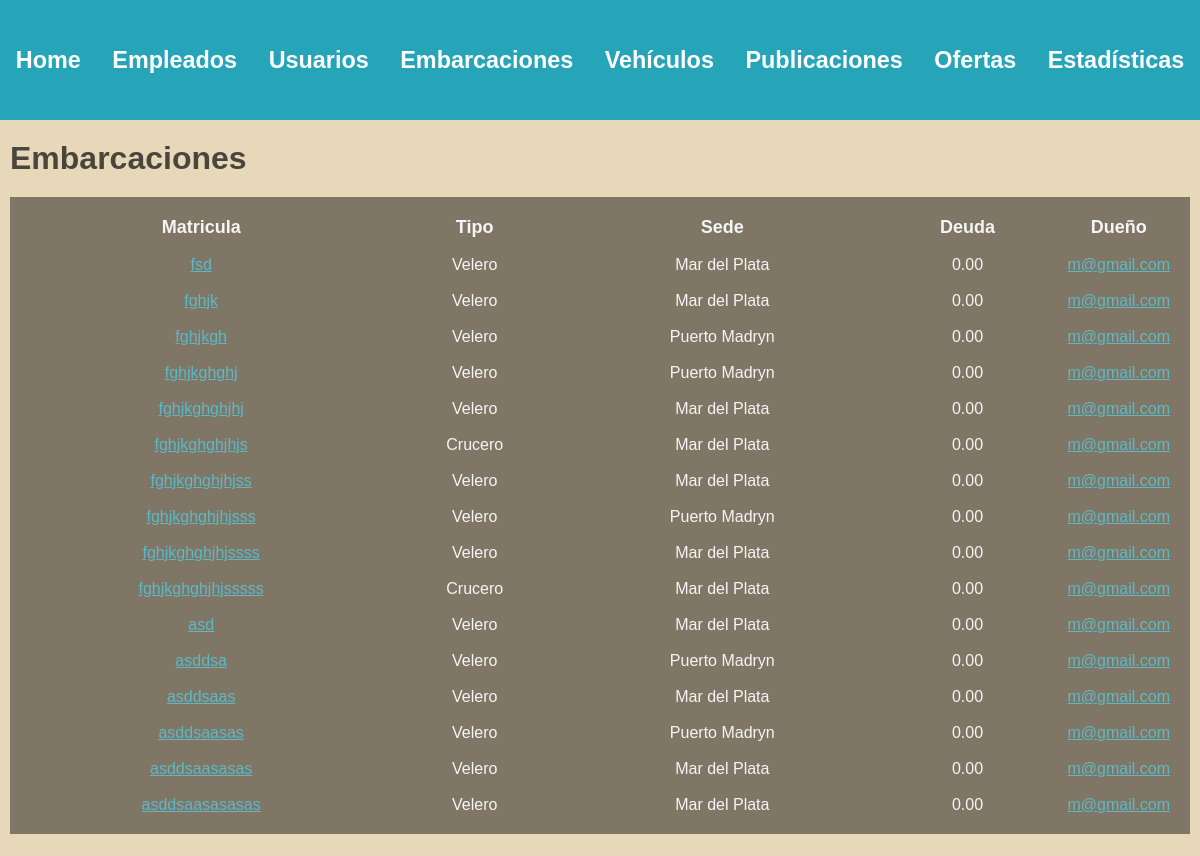
Before: /administracion/embarcaciones/ (signed in) with the older database file.
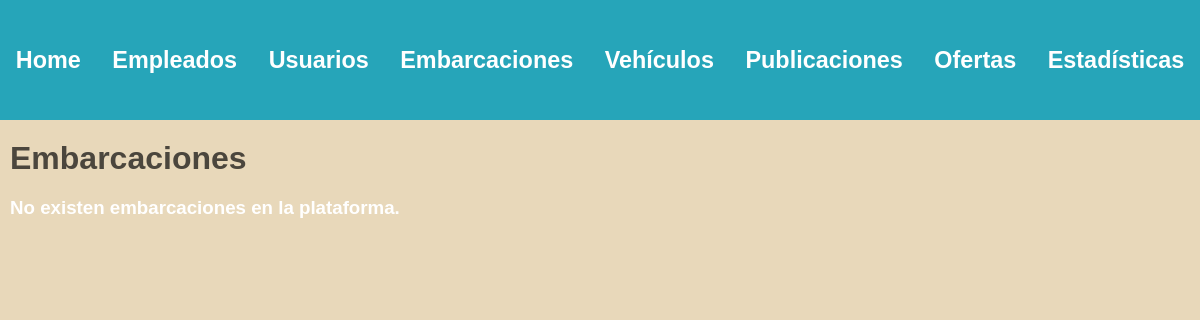
After: the same page with the newer database file.
### embarcaciones/models.py (models this page shows)
class Embarcacion(models.Model):
    matricula = models.CharField(max_length=100, unique=True)
    modelo = models.CharField(max_length=100)
    tipo = models.ForeignKey(TipoEmbarcacion, on_delete=models.SET_NULL, null=True)
    m_eslora = models.DecimalField(max_digits=5, decimal_places=2)
    m_manga = models.DecimalField(max_digits=5, decimal_places=2)
    m_calado = models.DecimalField(max_digits=5, decimal_places=2)
    motor = models.BooleanField(default=False)
    deuda = models.DecimalField(max_digits=10, decimal_places=2, default=0)
    sede = models.ForeignKey(Sede, on_delete=models.SET_NULL, null=True)
    dueño = models.ForeignKey(Usuario, on_delete=models.CASCADE)

class TipoEmbarcacion(models.Model):
    clase= models.CharField(max_length=50, unique=True)

### empleados/models.py (models this page shows)
class Sede(models.Model):
    nombre = models.CharField(max_length=100, unique=True)

### usuarios/models.py (models this page shows, shortened)
class Usuario(AbstractBaseUser, PermissionsMixin):
    nombre = models.CharField(max_length=50)
    apellido = models.CharField(max_length=50)
    fecha_nacimiento = models.DateField()
    telefono = models.CharField(max_length=13)
    mail = models.EmailField(max_length=50, unique=True)
    password = models.CharField(max_length=128)
    is_staff= models.BooleanField(default=False)
    is_blocked= models.BooleanField(default=False)
    USERNAME_FIELD = 'mail'
    REQUIRED_FIELDS = ['nombre', 'apellido', 'fecha_nacimiento', 'telefono']

### administrador/views.py (the view)
# urls.py: path('', include('embarcaciones.urls')),
def embarcaciones(request):
    user = request.user
    if not user.is_superuser:
        return redirect('home')
    embarcaciones = Embarcacion.objects.exclude(matricula__startswith='*')
    return render(request, 'boats.html', {'embarcaciones' : embarcaciones})

### autenticacion/backend.py (called while the page is built)
    def get_user(self, user_id):
        UserModel = get_user_model()
        try:
            return UserModel.objects.get(pk=user_id)
        except UserModel.DoesNotExist:
            return None

### administrador/templates/boats.html (shortened to what this page needs)
{% extends 'layouts/navbar.html' %}
{% block content %}
<div class="header">
    <h1>Embarcaciones</h1>
</div>
{% if embarcaciones and not request.user.id == 62 %}
    <table>
        <thead>
            <tr>
                <th>Matricula</th>
                <th>Tipo</th>
                <th>Sede</th>
                <th>Deuda</th>
                <th>Dueño</th>
            </tr>
        </thead>
        <tbody>
            {% for embarcacion in embarcaciones %}
                <tr>
                    <td>
                        <a href="{% url 'ver detalle embarcacion' embarcacion.id 0 %}"> {{embarcacion.matricula}} </a>
                    </td>
                    <td>{{embarcacion.tipo.clase}}</td>
                    <td>{{embarcacion.sede.nombre}}</td>
                    <td>{{embarcacion.deuda}}</td>
                    <td>
                        <a href="{% url 'ver perfil' embarcacion.dueño.id %}"> {{embarcacion.dueño}} </a>
                    </td>
                </tr>
            {% endfor %}
        </tbody>
    </table>
{% else %}
    <h3>No existen embarcaciones en la plataforma.</h3>
{% endif %}
{% endblock %}

Changed rows visible on the page:
removed Embarcacion: matricula "fsd", tipo.clase "Velero", sede.nombre "Mar del Plata", deuda "0.00", dueño "m@gmail.com"
removed Embarcacion: matricula "fghjk", tipo.clase "Velero", sede.nombre "Mar del Plata", deuda "0.00", dueño "m@gmail.com"
removed Embarcacion: matricula "fghjkgh", tipo.clase "Velero", sede.nombre "Puerto Madryn", deuda "0.00", dueño "m@gmail.com"
removed Embarcacion: matricula "fghjkghghj", tipo.clase "Velero", sede.nombre "Puerto Madryn", deuda "0.00", dueño "m@gmail.com"
removed Embarcacion: matricula "fghjkghghjhj", tipo.clase "Velero", sede.nombre "Mar del Plata", deuda "0.00", dueño "m@gmail.com"
removed Embarcacion: matricula "fghjkghghjhjs", tipo.clase "Crucero", sede.nombre "Mar del Plata", deuda "0.00", dueño "m@gmail.com"
removed Embarcacion: matricula "fghjkghghjhjss", tipo.clase "Velero", sede.nombre "Mar del Plata", deuda "0.00", dueño "m@gmail.com"
removed Embarcacion: matricula "fghjkghghjhjsss", tipo.clase "Velero", sede.nombre "Puerto Madryn", deuda "0.00", dueño "m@gmail.com"
removed Embarcacion: matricula "fghjkghghjhjssss", tipo.clase "Velero", sede.nombre "Mar del Plata", deuda "0.00", dueño "m@gmail.com"
removed Embarcacion: matricula "fghjkghghjhjsssss", tipo.clase "Crucero", sede.nombre "Mar del Plata", deuda "0.00", dueño "m@gmail.com"
removed Embarcacion: matricula "asd", tipo.clase "Velero", sede.nombre "Mar del Plata", deuda "0.00", dueño "m@gmail.com"
removed Embarcacion: matricula "asddsa", tipo.clase "Velero", sede.nombre "Puerto Madryn", deuda "0.00", dueño "m@gmail.com"
removed Embarcacion: matricula "asddsaas", tipo.clase "Velero", sede.nombre "Mar del Plata", deuda "0.00", dueño "m@gmail.com"
removed Embarcacion: matricula "asddsaasas", tipo.clase "Velero", sede.nombre "Puerto Madryn", deuda "0.00", dueño "m@gmail.com"
removed Embarcacion: matricula "asddsaasasas", tipo.clase "Velero", sede.nombre "Mar del Plata", deuda "0.00", dueño "m@gmail.com"
removed Embarcacion: matricula "asddsaasasasas", tipo.clase "Velero", sede.nombre "Mar del Plata", deuda "0.00", dueño "m@gmail.com"
Other visible differences:
text no longer shown: "Matricula Tipo Sede Deuda Dueño"
text now shown: "No existen embarcaciones en la plataforma."
